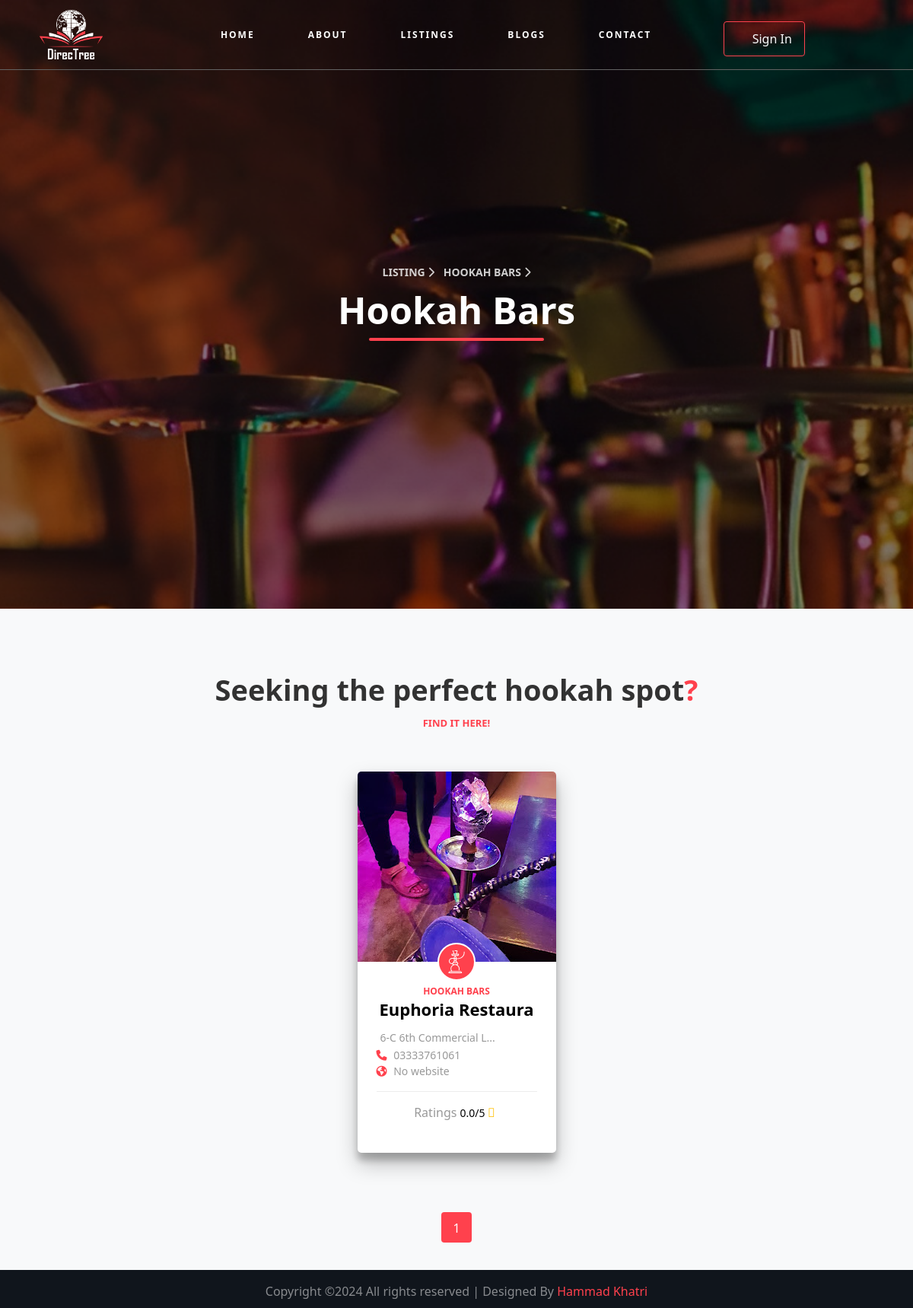
Screenshot of /hookah_bars.php with the database file from the repository.
### tables this page shows
CREATE TABLE `listings` (
  `id` int(11) NOT NULL,
  `username` text NOT NULL,
  `listing_cat` varchar(250) NOT NULL,
  `name` text NOT NULL,
  `desciption` text NOT NULL,
  `address` text NOT NULL,
  `location` text NOT NULL,
  `open_time` time NOT NULL,
  `close_time` time NOT NULL,
  `phone` text NOT NULL,
  `website` text NOT NULL,
  `picture` text NOT NULL,
  `status` enum('pending','approved','rejected') NOT NULL,
  `add_time` datetime NOT NULL DEFAULT current_timestamp()
);

### hookah_bars.php (the view, shortened to what this page needs)
<!DOCTYPE html>
<html lang="en">
<head>
    <link href="https://cdn.jsdelivr.net/npm/bootstrap@5.0.2/dist/css/bootstrap.min.css" rel="stylesheet"
>
    <link rel="stylesheet" href="https://cdn.jsdelivr.net/npm/aos@2.3.4/dist/aos.css">
    <link rel="stylesheet" href="css/simple-line-icons.css">
    <link rel="stylesheet" href="https://cdnjs.cloudflare.com/ajax/libs/font-awesome/6.6.0/css/all.min.css">
    <link rel="stylesheet" href="https://cdnjs.cloudflare.com/ajax/libs/ionicons/4.5.6/css/ionicons.min.css">
    <link rel="stylesheet" href="css/themify-icons.css">
    <link rel="stylesheet" href="css/set1.css">
    <link rel="stylesheet" href="css/style.css">
</head>
<body data-aos-easing="ease" data-aos-duration="400" data-aos-delay="0">
    <?php
    include 'partials/_nav.php';
    ?>
    <section id="bar-hero" class="d-flex align-items-center">
        <div class="overlay"></div>
        <div class="container-fluid">
            <div class="row no-gutters slider-text align-items-center justify-content-center">
                <div class="col-lg-8 text-center pb-5 mt-5 ">
                    <div class="row text-center justify-content-center">
                        <div class="col-lg-9">
                            <p class="breadcrumbs text-center">
                                <span class="me-2">
                                    <a href="listing.php">
                                        Listing
                                        <i class="fa fa-chevron-right"></i>
                                    </a>
                                </span>
                                <span>
                                    Hookah Bars
                                    <i class="fa fa-chevron-right"></i>
                                </span>
                            <div class="styled-heading">
                                <h1>Hookah Bars</h1>
                            </div>
                            </p>
                        </div>
                    </div>
                </div>
            </div>
        </div>
    </section>
    <section id="bar" class="ftco-section mb-0 bg-light">
        <div class="container-xl">
            <div class="row justify-content-center mb-5 mt-5">
                <div class="col-md-12 heading-section text-center" data-aos="fade-up" data-aos-duration="1000">
                    <h2>
                        Seeking the perfect hookah spot<span>?</span>
                    </h2>
                    <span class="subheading">Find it here!</span>
                </div>
            </div>
        </div>
        <div class="container">
            <div class="row justify-content-center">
                <?php
                $page = isset($_GET['page']) ? $_GET['page'] : 1;
                $limit = 8;
                $offset = ($page - 1) * $limit;
                $sql = "SELECT * FROM `listings` WHERE `listing_cat` = 'Hookah Bars' AND `status` = 'approved' ORDER BY `id` LIMIT $limit OFFSET $offset";
                $result = mysqli_query($conn, $sql);
                if (mysqli_num_rows($result) > 0) {
                    while ($row = mysqli_fetch_assoc($result)) {
                ?>
                        <div class="col-md-6 col-lg-3 d-flex align-items-stretch aos-init aos-animate" data-aos="fade-up"
                            data-aos-delay="100" data-aos-duration="1000">
                            <div class="listing-wrap">
                                <a href="admin/listing/<?php echo $row['picture']; ?>"
                                    class="img img-property d-flex align-items-center justify-content-center glightbox"
                                    style="background-image: url(admin/listing/<?php echo $row['picture']; ?>); background-position: center;">
                                </a>
                                <div class="text text-center">
                                    <?php
                                    include 'partials/_svgLogic.php';
                                    ?>
                                    <span class="subheading"><?php echo $row['listing_cat']; ?></span>
                                    <h3><a href="details.php?id=<?php echo $row['id']; ?>#details-hero"><?php echo substr($row['name'], 0, 17); ?></a></h3>
                                    <ul>
                                        <li>
                                            <p><span class="ion-ios-pin" style="font-size: 18px;"></span>
                                                <?php echo substr($row['address'], 0, 20) . '...'; ?>
                                            </p>
                                        </li>
                                        <li>
                                            <p><span class="fa fa-phone"></span>
                                                <?php
                                                if (isset($row['phone']) && !empty($row['phone'])) {
                                                    echo $row['phone'];
                                                } else {
                                                    echo 'No phone number';
                                                }
                                                ?>
                                            </p>
                                        </li>
                                        <li>
                                            <p>
                                                <span class="fa fa-earth"></span>
                                                <?php
                                                if (isset($row['website']) && !empty($row['website'])) {
                                                    echo substr($row['website'], 0, 25) . '...';
                                                } else {
                                                    echo 'No website';
                                                }
                                                ?>
                                            </p>
                                        </li>
                                    </ul>
                                    <div class="info-wrap2 d-flex align-items-center mb-3">
                                        <p class="review">
                                            <span class="rev">Ratings <small>
                                                    <?php
                                                    $good = 0;
                                                    $bad = 0;
                                                    $totalRating = $good + $bad;
                                                    if ($totalRating > 0) {
                                                        $ratingPer = ($good / $totalRating) * 5;
                                                    } else {
                                                        $ratingPer = 0;
                                                    }
                                                    echo round($ratingPer) . '.0/5';
                                                    ?>
                                                </small>
                                                <span class="ico ion-ios-star"></span>
                                            </span>
                                            <br>
                                        </p>
                                    </div>
                                </div>
                            </div>
                        </div>
                <?php
                    }
                }
                ?>
            </div>
            <?php
            $sql = "SELECT COUNT(*) AS total FROM `listings` WHERE `listing_cat` = 'Hookah Bars' AND `status` = 'approved'";
            $totalResult = mysqli_query($conn, $sql);
            $totalRow = mysqli_fetch_assoc($totalResult);
            $totalBlogs = $totalRow['total'];
            $pages = ceil($totalBlogs / $limit);
            ?>
            <div class="row mt-5">
                <div class="col text-center">
                    <div class="block-27">
                        <ul>
                            <?php for ($i = 1; $i <= $pages; $i++): ?>
                                <li class="<?php echo ($i == $page) ? 'active' : ''; ?>">
                                    <?php if ($i == $page): ?>
                                        <span><?php echo $i; ?></span>
                                    <?php else: ?>
                                        <a href="?page=<?php echo $i; ?>"><?php echo $i; ?></a>
                                    <?php endif; ?>
                                </li>
                            <?php endfor; ?>
                        </ul>
                    </div>
                </div>
            </div>
        </div>
    </section>
    <?php
    include 'partials/_footer.php';
    ?>
</body>
</html>

### partials/_svgLogic.php (shortened to what this page needs)
<?php
            if ($row['listing_cat'] === 'Food & Drink') {
                echo'
                <a href="food_drink.php">
                                <div class="icon d-flex align-items-center justify-content-center">
                                    <svg version="1.1" id="Layer_1" xmlns="http://www.w3.org/2000/svg"
                                        xmlns:xlink="http://www.w3.org/1999/xlink" viewBox="0 0 503.607 503.607"
                                        xml:space="preserve">
                                        <g transform="translate(1 1)">
                                            <g>
                                                <path
                                                    d="M485.82,82.92H376.705V46.109l54.557-31.176c4.197-2.518,5.875-7.554,3.357-11.751s-7.554-5.036-11.751-3.357 l-58.754,33.574c-0.418,0.251-0.794,0.533-1.147,0.831c-1.922,1.465-3.05,3.81-3.05,6.723V82.92H250.803 c-9.233,0-16.787,7.554-16.787,16.787v33.574c0,6.308,3.529,11.829,8.709,14.696l1.666,33.32 c-20.724-3.946-43.922-6.048-69.129-6.048C69.505,175.248-1,212.179-1,267.576v8.393c0,9.233,7.554,16.787,16.787,16.787h8.393 v18.997c-12.177,3.394-21.682,12.859-24.341,25.489c-1.679,9.233,0.839,18.466,6.715,26.02c4.225,5.432,10.622,9.55,17.626,11.754 v9.251C10.294,384.717-1,396.277-1,410.264v15.948c0,13.987,11.294,25.547,25.18,25.998v25.202c0,14.269,10.911,25.18,25.18,25.18 h251.803h151.921c13.43,0,24.341-10.911,25.18-24.341l15.649-330.285c5.17-2.87,8.692-8.384,8.692-14.686V99.707 C502.607,90.474,495.052,82.92,485.82,82.92z M250.803,99.707H485.82v33.574H250.803V99.707z M40.967,384.245v-8.446 c5.448-1.186,10.649-3.6,15.108-7.501c4.197-4.197,7.554-10.072,9.233-16.787h26.02c4.197,14.269,16.787,25.18,32.734,25.18 c15.948,0,29.377-10.911,32.734-25.18h36.092c4.197,14.269,16.787,25.18,32.734,25.18c15.948,0,29.377-10.911,32.734-25.18h26.859 c1.679,6.715,4.197,12.59,9.233,16.787c4.259,3.651,9.404,6.411,15.108,7.658v8.289H40.967z M338.692,316.947 c-3.615-2.959-7.811-5.23-12.348-6.564v-17.626h8.393c9.233,0,16.787-7.554,16.787-16.787v-8.393c0-1.129-0.037-2.25-0.092-3.365 c-0.005-0.089-0.009-0.178-0.014-0.267c-0.56-10.565-3.6-20.524-9.646-29.875c-0.369-0.588-0.756-1.171-1.146-1.752 c8.389-4.192,17.617-6.708,27.683-6.708c32.734,0,58.754,26.02,58.754,58.754s-26.02,58.754-58.754,58.754 c-5.875,0-10.911-0.839-16.787-2.518C350.966,331.104,345.945,322.728,338.692,316.947z M15.787,267.576 c0-44.485,65.469-75.541,159.475-75.541c76.159,0,133.582,20.385,152.643,51.778c4.549,7.698,6.832,15.73,6.832,23.762v8.393 h-16.787H32.574H15.787V267.576z M309.557,292.756v16.787H40.967v-16.787H309.557z M19.984,352.349 c-2.518-2.518-4.197-6.715-3.357-12.59c0.839-7.554,9.233-13.43,17.626-13.43h283.698c8.253,0,16.487,8.115,16.761,16.366 c-0.274,8.224-8.522,15.544-17.6,16.369c-0.979,0-1.909,0.236-2.765,0.639c-3.17-0.406-5.659-1.509-8.147-3.997 c-3.357-2.518-5.036-7.554-5.036-12.59c0-5.036-3.357-8.393-8.393-8.393h-41.967c-5.036,0-8.393,3.357-8.393,8.393 c0,9.233-7.554,16.787-16.787,16.787s-16.787-7.554-16.787-16.787c0-5.036-3.357-8.393-8.393-8.393h-50.361 c-5.036,0-8.393,3.357-8.393,8.393c0,9.233-7.554,16.787-16.787,16.787s-16.787-7.554-16.787-16.787 c0-5.036-3.357-8.393-8.393-8.393H57.754c-5.036,0-8.393,3.357-8.393,8.393c0,5.036-1.679,10.072-5.036,11.751 c-2.518,3.357-6.715,4.197-10.911,4.197C28.377,359.064,23.341,356.546,19.984,352.349z M15.787,427.051v-15.948 c0-10.911,9.233-10.072,9.233-10.072h7.554h285.377h8.393c5.036,0,9.233,4.197,9.233,9.233v15.948 c0,5.036-4.197,9.233-9.233,9.233h-8.393H32.574H25.02C19.984,435.445,15.787,431.248,15.787,427.051z M40.967,477.412v-25.18 h268.59v25.18c0,5.036-3.357,8.393-8.393,8.393H49.361C44.325,485.805,40.967,482.448,40.967,477.412z M461.479,477.412 c0,5.036-4.197,8.393-8.393,8.393H324.991c0.631-1.881,1.055-3.87,1.241-5.947c0.068-0.536,0.112-1.071,0.112-1.607v-0.839 v-24.341c11.206-0.659,20.338-7.532,23.744-17.363c1.277-2.949,2.079-6.151,2.276-9.496v-15.948 c0-14.269-11.751-26.02-26.02-26.02v-7.904c10.101-2.746,18.231-9.898,22.313-19.034c6.339,1.818,12.802,2.597,19.654,2.597 c41.967,0,75.541-33.574,76.38-76.38c0-41.967-33.574-75.541-75.541-75.541c-14.46,0-27.671,3.747-39.64,11.22 c-15.491-14.839-38.644-26.471-67.803-34.032l-1.672-35.103h217.39L461.479,477.412z" />
                                            </g>
                                        </g>
                                    </svg>
                                </div>
                            </a>
                ';
            }elseif ($row['listing_cat'] === 'Hookah Bars') {
                echo '
                <a href="hookah_bars.php">
                                <div class="icon d-flex align-items-center justify-content-center">
                                </div>
                            </a>
                ';
            }
?>

### rows the page displays
listings: picture (picture), listing_cat "HOOKAH BARS", name "Euphoria Restaura", address "6-C 6th Commercial L", phone "03333761061", website "No website", ratingPer "0"
